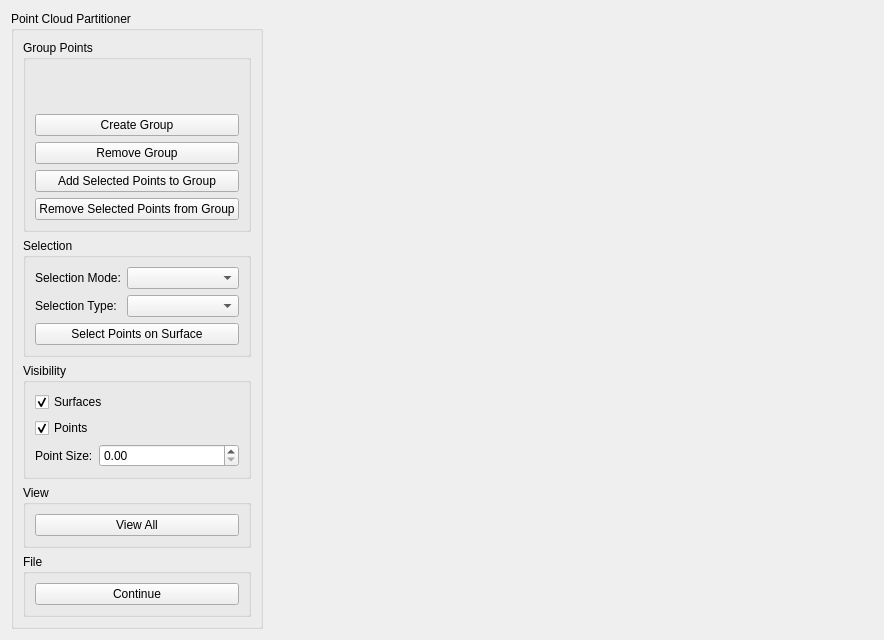
<?xml version="1.0" encoding="UTF-8"?>
<ui version="4.0">
 <class>PointCloudPartitionerWidget</class>
 <widget class="QWidget" name="PointCloudPartitionerWidget">
  <property name="geometry">
   <rect>
    <x>0</x>
    <y>0</y>
    <width>884</width>
    <height>640</height>
   </rect>
  </property>
  <property name="windowTitle">
   <string>Point Cloud Partitioner</string>
  </property>
  <layout class="QHBoxLayout" name="horizontalLayout">
   <item>
    <widget class="QGroupBox" name="groupBox">
     <property name="title">
      <string>Point Cloud Partitioner</string>
     </property>
     <layout class="QVBoxLayout" name="verticalLayout_2">
      <item>
       <widget class="QGroupBox" name="groupBox_2">
        <property name="sizePolicy">
         <sizepolicy hsizetype="Preferred" vsizetype="Preferred">
          <horstretch>0</horstretch>
          <verstretch>0</verstretch>
         </sizepolicy>
        </property>
        <property name="title">
         <string>Group Points</string>
        </property>
        <layout class="QVBoxLayout" name="verticalLayout_4">
         <item>
          <layout class="QVBoxLayout" name="verticalLayout_5"/>
         </item>
         <item>
          <spacer name="verticalSpacer">
           <property name="orientation">
            <enum>Qt::Vertical</enum>
           </property>
           <property name="sizeHint" stdset="0">
            <size>
             <width>20</width>
             <height>40</height>
            </size>
           </property>
          </spacer>
         </item>
         <item>
          <widget class="QPushButton" name="pushButtonCreateGroup">
           <property name="text">
            <string>Create Group</string>
           </property>
          </widget>
         </item>
         <item>
          <widget class="QPushButton" name="pushButtonRemoveGroup">
           <property name="text">
            <string>Remove Group</string>
           </property>
          </widget>
         </item>
         <item>
          <widget class="QPushButton" name="pushButtonAddToGroup">
           <property name="text">
            <string>Add Selected Points to Group</string>
           </property>
          </widget>
         </item>
         <item>
          <widget class="QPushButton" name="pushButtonRemoveFromGroup">
           <property name="text">
            <string>Remove Selected Points from Group</string>
           </property>
          </widget>
         </item>
        </layout>
       </widget>
      </item>
      <item>
       <widget class="QGroupBox" name="groupBox_5">
        <property name="title">
         <string>Selection</string>
        </property>
        <layout class="QVBoxLayout" name="verticalLayout_7">
         <item>
          <layout class="QGridLayout" name="gridLayout_2">
           <item row="1" column="1">
            <widget class="QComboBox" name="comboBoxSelectionMode">
             <property name="sizePolicy">
              <sizepolicy hsizetype="Preferred" vsizetype="Fixed">
               <horstretch>0</horstretch>
               <verstretch>0</verstretch>
              </sizepolicy>
             </property>
            </widget>
           </item>
           <item row="1" column="0">
            <widget class="QLabel" name="label_2">
             <property name="sizePolicy">
              <sizepolicy hsizetype="Maximum" vsizetype="Preferred">
               <horstretch>0</horstretch>
               <verstretch>0</verstretch>
              </sizepolicy>
             </property>
             <property name="text">
              <string>Selection Mode:</string>
             </property>
            </widget>
           </item>
           <item row="2" column="1">
            <widget class="QComboBox" name="comboBoxSelectionType"/>
           </item>
           <item row="2" column="0">
            <widget class="QLabel" name="label_3">
             <property name="text">
              <string>Selection Type:</string>
             </property>
            </widget>
           </item>
          </layout>
         </item>
         <item>
          <widget class="QPushButton" name="pushButtonSelectPointsOnSurface">
           <property name="text">
            <string>Select Points on Surface</string>
           </property>
          </widget>
         </item>
        </layout>
       </widget>
      </item>
      <item>
       <widget class="QGroupBox" name="groupBox_6">
        <property name="title">
         <string>Visibility</string>
        </property>
        <layout class="QVBoxLayout" name="verticalLayout_6">
         <item>
          <widget class="QCheckBox" name="checkBoxSurfacesVisibility">
           <property name="text">
            <string>Surfaces</string>
           </property>
           <property name="checked">
            <bool>true</bool>
           </property>
          </widget>
         </item>
         <item>
          <widget class="QCheckBox" name="checkBoxPointsVisibility">
           <property name="text">
            <string>Points</string>
           </property>
           <property name="checked">
            <bool>true</bool>
           </property>
          </widget>
         </item>
         <item>
          <layout class="QGridLayout" name="gridLayout">
           <item row="0" column="0">
            <widget class="QLabel" name="label">
             <property name="sizePolicy">
              <sizepolicy hsizetype="Maximum" vsizetype="Preferred">
               <horstretch>0</horstretch>
               <verstretch>0</verstretch>
              </sizepolicy>
             </property>
             <property name="text">
              <string>Point Size:</string>
             </property>
            </widget>
           </item>
           <item row="0" column="1">
            <widget class="QDoubleSpinBox" name="pointSizeSpinBox">
             <property name="sizePolicy">
              <sizepolicy hsizetype="Minimum" vsizetype="Fixed">
               <horstretch>0</horstretch>
               <verstretch>0</verstretch>
              </sizepolicy>
             </property>
             <property name="singleStep">
              <double>0.100000000000000</double>
             </property>
            </widget>
           </item>
          </layout>
         </item>
        </layout>
       </widget>
      </item>
      <item>
       <widget class="QGroupBox" name="groupBox_3">
        <property name="title">
         <string>View</string>
        </property>
        <layout class="QVBoxLayout" name="verticalLayout">
         <item>
          <widget class="QPushButton" name="pushButtonViewAll">
           <property name="text">
            <string>View All</string>
           </property>
          </widget>
         </item>
        </layout>
       </widget>
      </item>
      <item>
       <widget class="QGroupBox" name="groupBox_4">
        <property name="title">
         <string>File</string>
        </property>
        <layout class="QVBoxLayout" name="verticalLayout_3">
         <item>
          <widget class="QPushButton" name="pushButtonContinue">
           <property name="text">
            <string>Continue</string>
           </property>
          </widget>
         </item>
        </layout>
       </widget>
      </item>
     </layout>
    </widget>
   </item>
   <item>
    <widget class="ZincPointCloudPartitionerWidget" name="widgetZinc" native="true">
     <property name="sizePolicy">
      <sizepolicy hsizetype="Preferred" vsizetype="Preferred">
       <horstretch>3</horstretch>
       <verstretch>1</verstretch>
      </sizepolicy>
     </property>
    </widget>
   </item>
  </layout>
 </widget>
 <customwidgets>
  <customwidget>
   <class>ZincPointCloudPartitionerWidget</class>
   <extends>QWidget</extends>
   <header>mapclientplugins/pointcloudpartitionerstep/view/zincpointcloudpartitionerwidget.h</header>
   <container>1</container>
  </customwidget>
 </customwidgets>
 <resources/>
 <connections/>
</ui>
